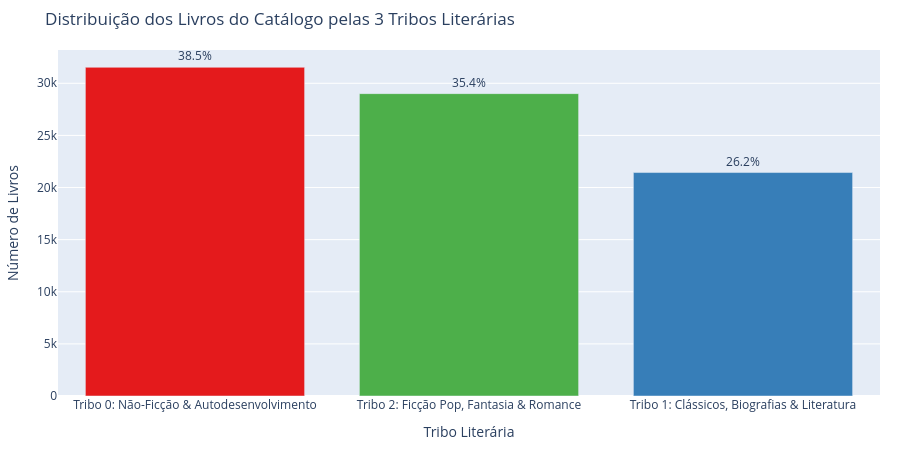

Notebook code for this chart:
### Markdown cell above
## 2. Capítulo 1: O Tamanho das Tribos
A primeira pergunta da nossa história é: **como o catálogo do Booklog está distribuído?** Será que temos uma tribo gigantesca e outras minúsculas, ou as três dividem o catálogo de forma equilibrada?

Plotamos o volume de livros em cada tribo para entender essa divisão.

### Code cell
# Contagem e percentual por cluster
dist_df = df['Cluster'].value_counts().reset_index()
dist_df.columns = ['Tribo', 'Quantidade']
dist_df['Percentual'] = (dist_df['Quantidade'] / dist_df['Quantidade'].sum()) * 100
dist_df['Nome_Tribo'] = dist_df['Tribo'].map({
    0: 'Tribo 0: Não-Ficção & Autodesenvolvimento',
    1: 'Tribo 1: Clássicos, Biografias & Literatura',
    2: 'Tribo 2: Ficção Pop, Fantasia & Romance'
})

# Mapear cores estritas solicitadas: Tribo 0 = Vermelho, Tribo 1 = Azul, Tribo 2 = Verde
CORES_MAP = {
    'Tribo 0: Não-Ficção & Autodesenvolvimento': '#e41a1c', # Vermelho
    'Tribo 1: Clássicos, Biografias & Literatura': '#377eb8', # Azul
    'Tribo 2: Ficção Pop, Fantasia & Romance': '#4daf4a'  # Verde
}

# Criar gráfico de barras
fig_dist = px.bar(
    dist_df,
    x='Nome_Tribo',
    y='Quantidade',
    text=dist_df['Percentual'].apply(lambda x: f"{x:.1f}%"),
    title='Distribuição dos Livros do Catálogo pelas 3 Tribos Literárias',
    color='Nome_Tribo',
    color_discrete_map=CORES_MAP,
    labels={'Quantidade': 'Número de Livros', 'Nome_Tribo': 'Tribo Literária'}
)
fig_dist.update_traces(textposition='outside')
fig_dist.update_layout(height=450, showlegend=False, margin=dict(t=50, b=20, l=20, r=20))
fig_dist.show()

### Figure 1 — Plotly figure (JSON) as saved in the notebook; plotly's stock layout.template omitted (floating-point values rounded to 4 significant figures)
{"data": [{"hovertemplate": "Tribo Literária=%{x}<br>Número de Livros=%{y}<br>text=%{text}<extra></extra>", "legendgroup": "Tribo 0: Não-Ficção & Autodesenvolvimento", "marker": {"color": "#e41a1c", "pattern": {"shape": ""}}, "name": "Tribo 0: Não-Ficção & Autodesenvolvimento", "orientation": "v", "showlegend": true, "text": ["38.5%"], "textposition": "outside", "x": ["Tribo 0: Não-Ficção & Autodesenvolvimento"], "xaxis": "x", "y": [31534], "yaxis": "y", "type": "bar"}, {"hovertemplate": "Tribo Literária=%{x}<br>Número de Livros=%{y}<br>text=%{text}<extra></extra>", "legendgroup": "Tribo 2: Ficção Pop, Fantasia & Romance", "marker": {"color": "#4daf4a", "pattern": {"shape": ""}}, "name": "Tribo 2: Ficção Pop, Fantasia & Romance", "orientation": "v", "showlegend": true, "text": ["35.4%"], "textposition": "outside", "x": ["Tribo 2: Ficção Pop, Fantasia & Romance"], "xaxis": "x", "y": [29007], "yaxis": "y", "type": "bar"}, {"hovertemplate": "Tribo Literária=%{x}<br>Número de Livros=%{y}<br>text=%{text}<extra></extra>", "legendgroup": "Tribo 1: Clássicos, Biografias & Literatura", "marker": {"color": "#377eb8", "pattern": {"shape": ""}}, "name": "Tribo 1: Clássicos, Biografias & Literatura", "orientation": "v", "showlegend": true, "text": ["26.2%"], "textposition": "outside", "x": ["Tribo 1: Clássicos, Biografias & Literatura"], "xaxis": "x", "y": [21438], "yaxis": "y", "type": "bar"}], "layout": {"xaxis": {"anchor": "y", "domain": [0.0, 1.0], "title": {"text": "Tribo Literária"}, "categoryorder": "array", "categoryarray": ["Tribo 0: Não-Ficção & Autodesenvolvimento", "Tribo 2: Ficção Pop, Fantasia & Romance", "Tribo 1: Clássicos, Biografias & Literatura"]}, "yaxis": {"anchor": "x", "domain": [0.0, 1.0], "title": {"text": "Número de Livros"}}, "legend": {"title": {"text": "Tribo Literária"}, "tracegroupgap": 0}, "title": {"text": "Distribuição dos Livros do Catálogo pelas 3 Tribos Literárias"}, "barmode": "relative", "margin": {"t": 50, "b": 20, "l": 20, "r": 20}, "height": 450, "showlegend": false}}
